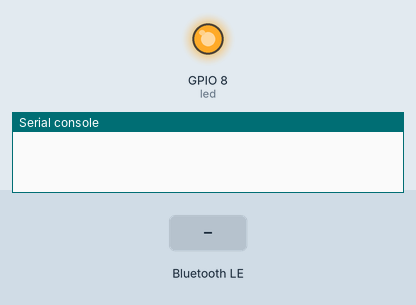
Recording of a program running on a simulated ESP32 board running MicroPython. Shown: output pins drawn as LEDs (lit = HIGH), the last lines printed to the serial console. The test bench sets the inputs (shaded band). Nothing arrives over Bluetooth unless stated.

Above: at 1.2 s.
1.3 s: "on" written over Bluetooth
At 2.3 s:
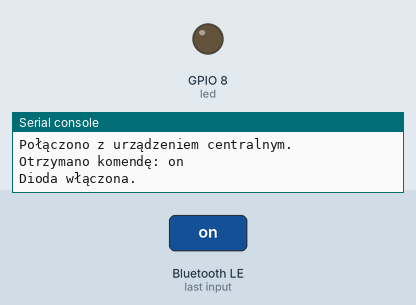
2.8 s: "off" written over Bluetooth
At 3.5 s:
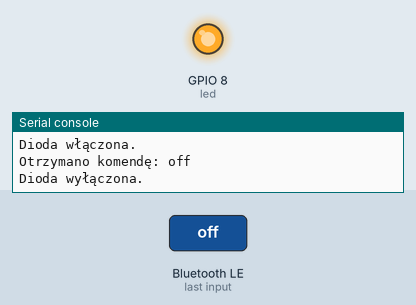
Timing chart, 0 to 5.8 s (numbered marks = the images above; inputs shaded):
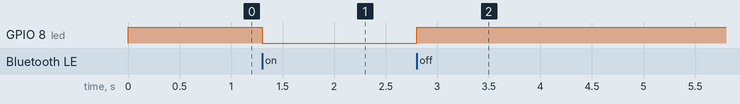

The program:

main.py
```python
import bluetooth
from machine import Pin
from micropython import const

_IRQ_CENTRAL_CONNECT = const(1)
_IRQ_CENTRAL_DISCONNECT = const(2)
_IRQ_GATTS_WRITE = const(3)


class BLE():
    def __init__(self, name):
        self.name = name
        self.ble = bluetooth.BLE()
        self.ble.active(True)  # Upewnij się, że BLE jest aktywne
        self.connHandle = None
        self.connected = False
        self.led = Pin(8, Pin.OUT)  # Pin GPIO 8, dioda
        self.led.on()  # Ustaw stan wysoki (wyłącz diodę na starcie)
        self.ble.irq(self.ble_irq)
        self.register()
        self.advertise()

        # Ustawienia BLE
        self.ble.config(mtu=247)  # Zwiększenie rozmiaru MTU

    def ble_irq(self, event, data):
        if event == _IRQ_CENTRAL_CONNECT:
            self.connHandle = data[0]
            self.connected = True
            print("Połączono z urządzeniem centralnym.")

        elif event == _IRQ_CENTRAL_DISCONNECT:
            self.connHandle = None
            self.connected = False
            print("Rozłączono. Reklamowanie ponownie uruchomione.")
            self.advertise()

        elif event == _IRQ_GATTS_WRITE:
            if data:
                buffer = self.ble.gatts_read(self.rx)
                message = buffer.decode('UTF-8').strip()
                print(f"Otrzymano komendę: {message}")
                self.process_command(message)
            else:
                print("Brak danych w komendzie.")

    def process_command(self, command):
        command = command.lower()  # Zmiana na małe litery
        if command == "on":
            self.led.off()  # Włącz diodę
            print("Dioda włączona.")
        elif command == "off":
            self.led.on()  # Wyłącz diodę
            print("Dioda wyłączona.")
        else:
            print("Nieznana komenda.")

    def register(self):
        # UUID Nordic UART Service (NUS)
        NUS_UUID = '6E400001-B5A3-F393-E0A9-E50E24DCCA9E'
        RX_UUID = '6E400002-B5A3-F393-E0A9-E50E24DCCA9E'
        TX_UUID = '6E400003-B5A3-F393-E0A9-E50E24DCCA9E'

        BLE_NUS = bluetooth.UUID(NUS_UUID)
        BLE_RX = (bluetooth.UUID(RX_UUID), bluetooth.FLAG_WRITE)
        BLE_TX = (bluetooth.UUID(TX_UUID), bluetooth.FLAG_NOTIFY)

        BLE_UART = (BLE_NUS, (BLE_TX, BLE_RX,))
        SERVICES = (BLE_UART,)

        try:
            ((self.tx, self.rx,),) = self.ble.gatts_register_services(SERVICES)
        except Exception as e:
            print(f"Błąd rejestracji usług: {e}")

    def advertise(self):
        name = bytes(self.name, 'UTF-8')
        # Reklamowanie z flagą '0x06' (general discoverable)
        self.ble.gap_advertise(
            100,
            bytearray(b'\x02\x01\x06') + bytearray((len(name) + 1, 0x09)) + name
        )


ble = BLE("ESP32 LED")
```

Measured:
- after the input at 1.3 s, GPIO 8 (led): HIGH → LOW at once
- after the input at 2.8 s, GPIO 8 (led): LOW → HIGH at once
